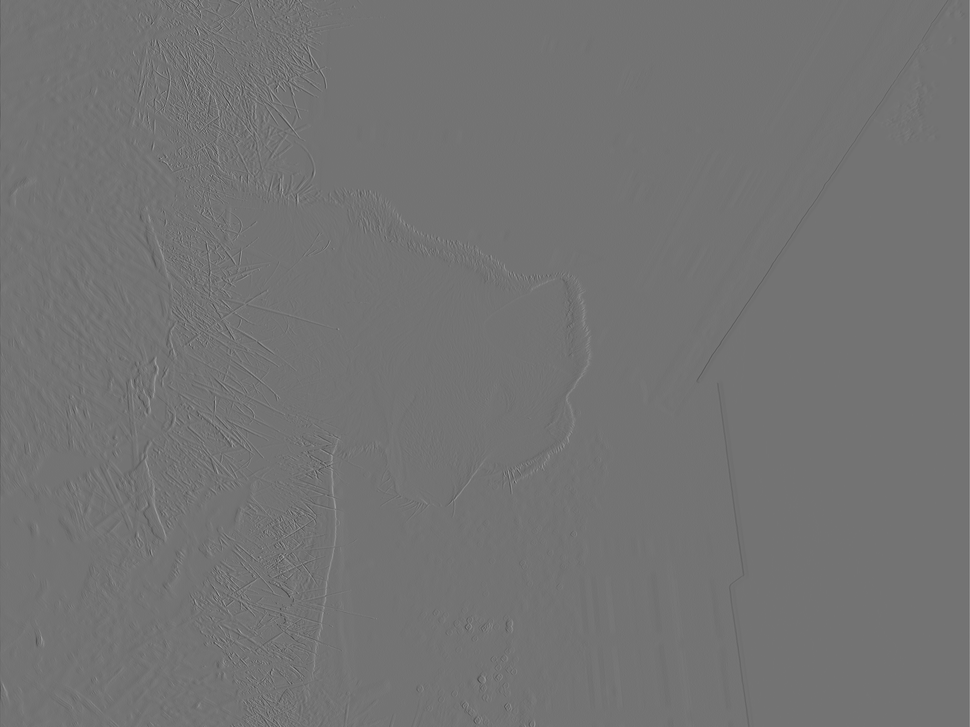
#> input picture exp1/output/custom_kernel.png, 970 x 727 px, shrunk from 4032 x 3024 before the run
$ python exp1_backend.py --input output/custom_kernel.png
#> lines starting #> are read from the running program, lines starting #| are printed output that depends on the picture
import argparse
import math
import os
from typing import Dict, Tuple

import matplotlib.pyplot as plt
import numpy as np
from PIL import Image


# ---------------------- 基础工具：图像加载与格式转换 ---------------------- #
def load_image_rgb(path: str) -> np.ndarray:
    """使用 PIL 读取图片并强制转换为标准 RGB 格式的 Numpy 数组。"""
    img = Image.open(path).convert("RGB")
    return np.array(img, dtype=np.uint8)


def rgb_to_gray(rgb: np.ndarray) -> np.ndarray:
    """
    手动实现经典的心理学灰度公式: Gray = 0.299*R + 0.587*G + 0.114*B。
    这是后续进行 Sobel 滤波和 GLCM 计算的必要预处理步骤。
    """
    r = rgb[..., 0].astype(np.float32)
    g = rgb[..., 1].astype(np.float32)
    b = rgb[..., 2].astype(np.float32)
    gray = 0.299 * r + 0.587 * g + 0.114 * b
    return gray


def zero_pad(img: np.ndarray, pad: int) -> np.ndarray:
    """
    零填充 (Zero Padding)：在图像四周补 0，防止卷积后图像尺寸变小。
    pad: 填充的像素层数。
    """
    h, w = img.shape
    padded = np.zeros((h + 2 * pad, w + 2 * pad), dtype=img.dtype)
    padded[pad : pad + h, pad : pad + w] = img
    return padded


def convolve2d(img: np.ndarray, kernel: np.ndarray) -> np.ndarray:
    """
    核心任务：手动实现 2D 卷积。
    逻辑：外两层循环遍历像素点，内两层循环执行窗口内的乘加运算。
    """
    kh, kw = kernel.shape
    assert kh == kw and kh % 2 == 1, "卷积核需为奇数方阵"
    pad = kh // 2
    # 预填充，确保输出图像与输入图像尺寸一致 (Same Padding)
    padded = zero_pad(img, pad)
    h, w = img.shape
    out = np.zeros_like(img, dtype=np.float32)

    # 开始嵌套循环进行空间卷积运算
    for i in range(h):
        for j in range(w):
            acc = 0.0
            # 在图像的当前局部窗口内滑动卷积核
            for ki in range(kh):
                for kj in range(kw):
                    # 卷积核权值 * 对应位置的图像像素值
                    acc += kernel[ki, kj] * padded[i + ki, j + kj]
            out[i, j] = acc
    return out


# ---------------------- Sobel 与自定义滤波 ---------------------- #
def sobel_filter(gray: np.ndarray) -> Tuple[np.ndarray, np.ndarray, np.ndarray]:
    """
    手动实现 Sobel 边缘检测。
    Gx: 检测垂直边缘；Gy: 检测水平边缘。
    """
    # 定义标准 Sobel 算子模板
    sobel_x = np.array([[1, 0, -1], [2, 0, -2], [1, 0, -1]], dtype=np.float32)
    sobel_y = np.array([[1, 2, 1], [0, 0, 0], [-1, -2, -1]], dtype=np.float32)

    gx = convolve2d(gray, sobel_x)
    gy = convolve2d(gray, sobel_y)

    # 综合梯度幅值：magnitude = sqrt(Gx^2 + Gy^2)
    magnitude = np.sqrt(gx * gx + gy * gy)
    return gx, gy, magnitude


def apply_custom_kernel(gray: np.ndarray) -> np.ndarray:
    """
    应用实验要求给定的特定卷积核：[[1,0,-1],[2,0,-2],[1,0,-1]]。
    """
    kernel = np.array([[1, 0, -1], [2, 0, -2], [1, 0, -1]], dtype=np.float32)
    return convolve2d(gray, kernel)


def normalize_to_uint8(img: np.ndarray) -> np.ndarray:
    """
    由于卷积计算后数值可能超出 0-255，此函数将 float 图片归一化到 uint8。
    防止保存图片时出现大面积发黑或发白。
    """
    min_v, max_v = float(img.min()), float(img.max())
    if math.isclose(max_v, min_v):
        return np.zeros_like(img, dtype=np.uint8)
    norm = (img - min_v) / (max_v - min_v)
    return (norm * 255).clip(0, 255).astype(np.uint8)


# ---------------------- 手写颜色直方图 ---------------------- #
def color_histogram(rgb: np.ndarray) -> np.ndarray:
    """
    手动统计三通道颜色直方图。
    不使用 np.histogram，而是通过双层循环遍历每个像素进行计数。
    """
    hist = np.zeros((3, 256), dtype=np.int64)
    h, w, _ = rgb.shape
    for i in range(h):
        for j in range(w):
            r, g, b = rgb[i, j]
            hist[0, r] += 1
            hist[1, g] += 1
            hist[2, b] += 1
    return hist


# ---------------------- 手写 GLCM 纹理特征 ---------------------- #
def quantize(gray: np.ndarray, levels: int) -> np.ndarray:
    """
    灰度量化：为了减小 GLCM 矩阵的大小（防止 256x256 导致计算太慢），
    将 0-255 的灰度缩放到较小的 levels 级（ 16 级）。
    """
    scaled = gray.astype(np.float32) / 255.0
    q = (scaled * levels).astype(np.int32)
    q[q >= levels] = levels - 1
    return q


def compute_glcm(gray: np.ndarray, levels: int = 16, distance: int = 1, angle: str = "0") -> np.ndarray:
    """
    手动计算灰度共生矩阵 (GLCM)。
    统计特定方向 (angle) 和距离 (distance) 上像素对共生的频次。
    """
    q = quantize(gray, levels)
    h, w = q.shape
    glcm = np.zeros((levels, levels), dtype=np.int64)

    # 定义方向偏移：(行位移, 列位移)
    offsets = {
        "0": (0, distance),      # 水平向右
        "90": (distance, 0),     # 垂直向下
        "45": (distance, distance),   # 右下对角线
        "135": (-distance, distance), # 右上对角线
    }
    dr, dc = offsets.get(angle, (0, distance))

    for i in range(h):
        for j in range(w):
            ni, nj = i + dr, j + dc
            # 判断相邻点是否在图像范围内
            if 0 <= ni < h and 0 <= nj < w:
                a = q[i, j]      # 当前点灰度
                b = q[ni, nj]    # 邻域点灰度
                glcm[a, b] += 1

    # 概率归一化，使得矩阵元素和为 1
    total = glcm.sum()
    if total == 0:
        return glcm.astype(np.float32)
    return glcm.astype(np.float32) / float(total)


def glcm_features(glcm: np.ndarray) -> Dict[str, float]:
    """
    从 GLCM 矩阵中提取二次统计量（纹理特征）。
    包含对比度、能量、同质性、熵和相关性。
    """
    levels = glcm.shape[0]
    contrast = 0.0      # 对比度：反映纹理深浅
    energy = 0.0        # 能量：反映图像均匀程度
    homogeneity = 0.0   # 同质性：反映局部平滑度
    entropy = 0.0       # 熵：反映图像随机性/信息量

    # 为计算相关性预先统计均值和方差
    i_indices = np.arange(levels, dtype=np.float32)
    j_indices = np.arange(levels, dtype=np.float32)
    mean_i = float((glcm.sum(axis=1) * i_indices).sum())
    mean_j = float((glcm.sum(axis=0) * j_indices).sum())
    var_i = float(((i_indices - mean_i) ** 2 * glcm.sum(axis=1)).sum())
    var_j = float(((j_indices - mean_j) ** 2 * glcm.sum(axis=0)).sum())
    var_i = max(var_i, 1e-12) # 防止除零
    var_j = max(var_j, 1e-12)

    correlation_num = 0.0

    # 循环累加各项特征指标
    for i in range(levels):
        for j in range(levels):
            p = float(glcm[i, j])
            if p <= 0: continue
            diff = float(i - j)
            contrast += diff * diff * p
            energy += p * p
            homogeneity += p / (1.0 + abs(diff))
            entropy -= p * math.log(p + 1e-12, 2)
            correlation_num += (i - mean_i) * (j - mean_j) * p

    correlation = correlation_num / math.sqrt(var_i * var_j)

    return {
        "contrast": contrast,
        "energy": energy,
        "homogeneity": homogeneity,
        "entropy": entropy,
        "correlation": correlation,
    }


# ---------------------- 可视化与保存 ---------------------- #
def save_image(array_uint8: np.ndarray, path: str) -> None:
    """保存处理后的图像文件。"""
    Image.fromarray(array_uint8).save(path)


def plot_histogram(hist: np.ndarray, out_path: str) -> None:
    """可视化颜色直方图并保存。"""
    colors = ["r", "g", "b"]
    plt.figure(figsize=(10, 4))
    for c, col in enumerate(colors):
        plt.plot(hist[c], color=col, label=f"{col.upper()} channel")
    plt.title("Color Histogram (Manual 256 bins)")
    plt.xlabel("Intensity")
    plt.ylabel("Count")
    plt.legend()
    plt.tight_layout()
    plt.savefig(out_path, dpi=200)
    plt.close()


def plot_glcm(glcm: np.ndarray, out_path: str, title: str) -> None:
    """将纹理共生矩阵绘制为热力图展示。"""
    plt.figure(figsize=(5, 4))
    plt.imshow(glcm, cmap="hot", interpolation="nearest")
    plt.colorbar()
    plt.title(title)
    plt.xlabel("j")
    plt.ylabel("i")
    plt.tight_layout()
    plt.savefig(out_path, dpi=200)
    plt.close()


# ---------------------- 实验一主流水线 ---------------------- #
def process_single_image(img_path: str, out_dir: str) -> Dict[str, str]:
    """
    处理流程：加载图片 -> Sobel滤波 -> 自定义核滤波 -> 直方图统计 -> 纹理特征保存。
    """
    os.makedirs(out_dir, exist_ok=True)

    # 加载图像并预处理灰度
    rgb = load_image_rgb(img_path)
    gray = rgb_to_gray(rgb)

    # 任务 1：Sobel 滤波
    gx, gy, mag = sobel_filter(gray)
    sobel_img = normalize_to_uint8(mag)
    sobel_path = os.path.join(out_dir, "sobel.png")
    save_image(sobel_img, sobel_path)

    # 任务 2：给定卷积核滤波
    custom_resp = apply_custom_kernel(gray)
    custom_img = normalize_to_uint8(custom_resp)
    custom_path = os.path.join(out_dir, "custom_kernel.png")
    save_image(custom_img, custom_path)

    # 任务 3：可视化颜色直方图
    hist = color_histogram(rgb)
    hist_path = os.path.join(out_dir, "color_histogram.png")
    plot_histogram(hist, hist_path)

    # 任务 4：纹理特征 (GLCM) 提取与保存
    glcm = compute_glcm(gray, levels=16, distance=1, angle="0")
    glcm_path = os.path.join(out_dir, "glcm_heatmap.png")
    plot_glcm(glcm, glcm_path, "GLCM (0°)")

    features = glcm_features(glcm)
    # 保存结果至 npy 格式
    feat_path = os.path.join(out_dir, "texture_features.npy")
    np.save(feat_path, features, allow_pickle=True)

    # 保存 X/Y 梯度图，用于后续实验分析边缘方向
    gx_path = os.path.join(out_dir, "sobel_gx.png")
    gy_path = os.path.join(out_dir, "sobel_gy.png")
    save_image(normalize_to_uint8(gx), gx_path)
    save_image(normalize_to_uint8(gy), gy_path)

    return {
        "sobel": sobel_path,
        "sobel_gx": gx_path,
        "sobel_gy": gy_path,
        "custom_kernel": custom_path,
        "hist": hist_path,
        "glcm": glcm_path,
        "features": feat_path,
    }


def main():
    parser = argparse.ArgumentParser(description="实验一：图像滤波与特征提取")
    parser.add_argument("--input", type=str, required=True, help="自己拍摄的输入图片路径")
    parser.add_argument("--output_dir", type=str, default="./output", help="结果保存目录")
    args = parser.parse_args()

    results = process_single_image(args.input, args.output_dir)
#> after the loop in convolve2d, `for i in range(h):`:
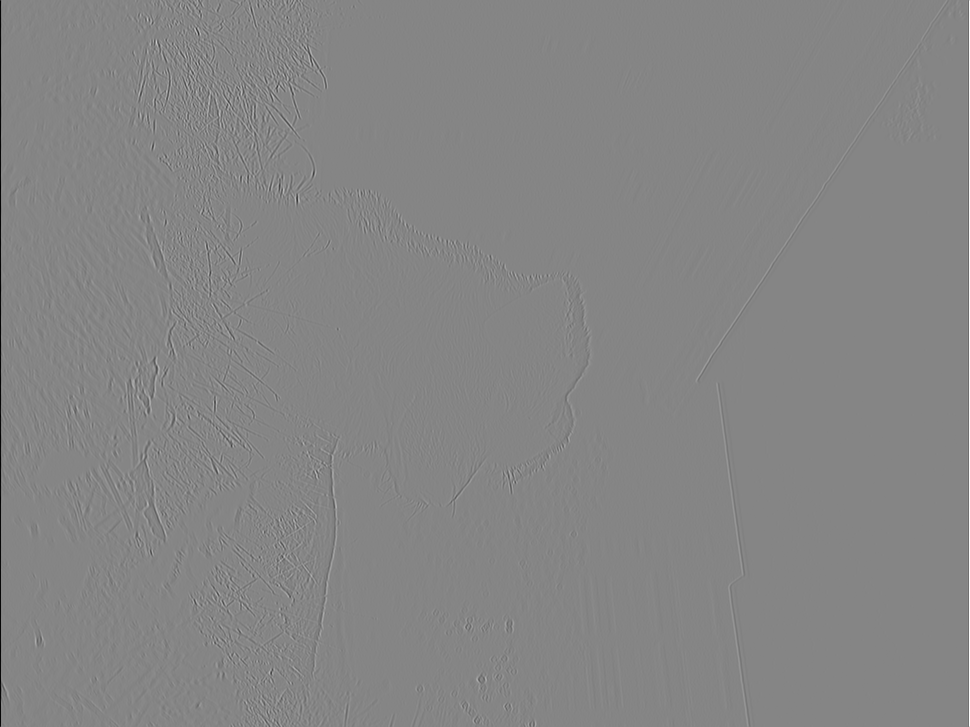
#> out: shape (727, 970) float32; min -491, max 448, mean -0.1; drawn with min black and max white
#> in sobel_filter, `magnitude = np.sqrt(gx * gx + gy * gy)`:
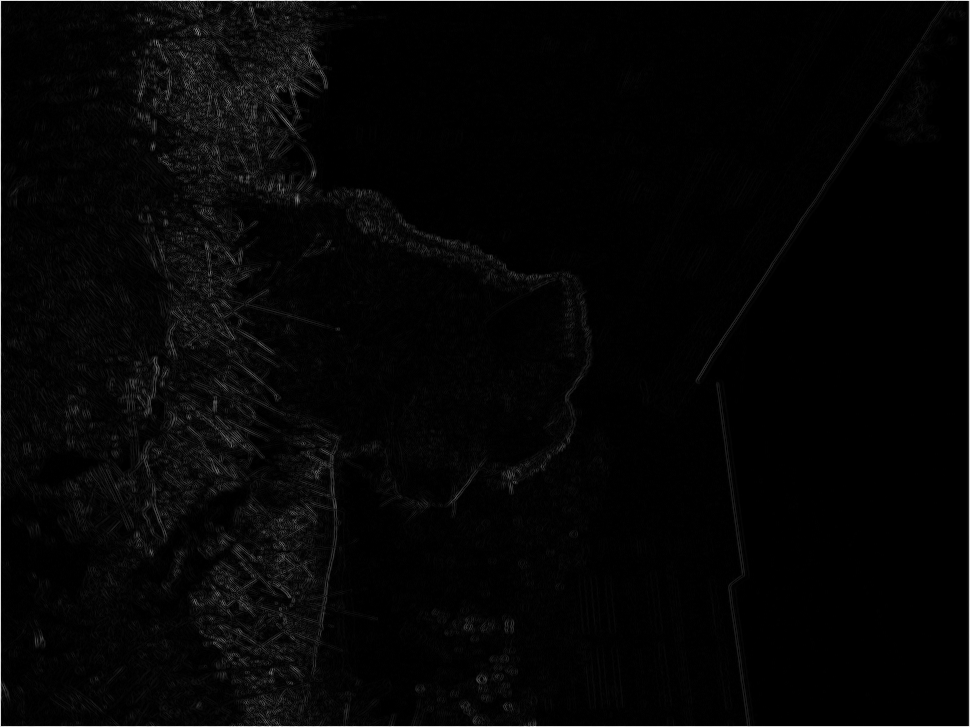
#> magnitude: shape (727, 970) float32; min 0, max 536.1, mean 12.2; drawn with min black and max white
#> in normalize_to_uint8, `min_v, max_v = float(img.min()), float(img.max())`: min_v = 0; max_v = 536.1
#> in plot_histogram, `plt.savefig(out_path, dpi=200)`:
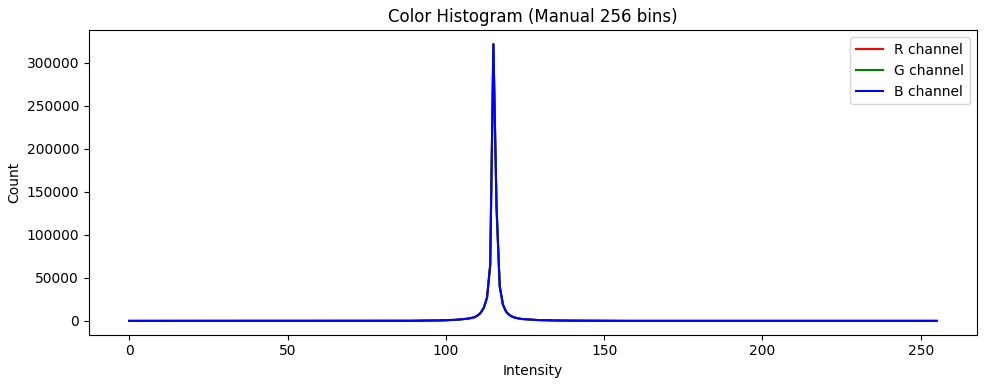
#> figure drawn by matplotlib, 1 panel; curve peaks at x = 115, y = 321592; curve peaks at x = 115, y = 321592; curve peaks at x = 115, y = 321592
#> in quantize, `q = (scaled * levels).astype(np.int32)`:
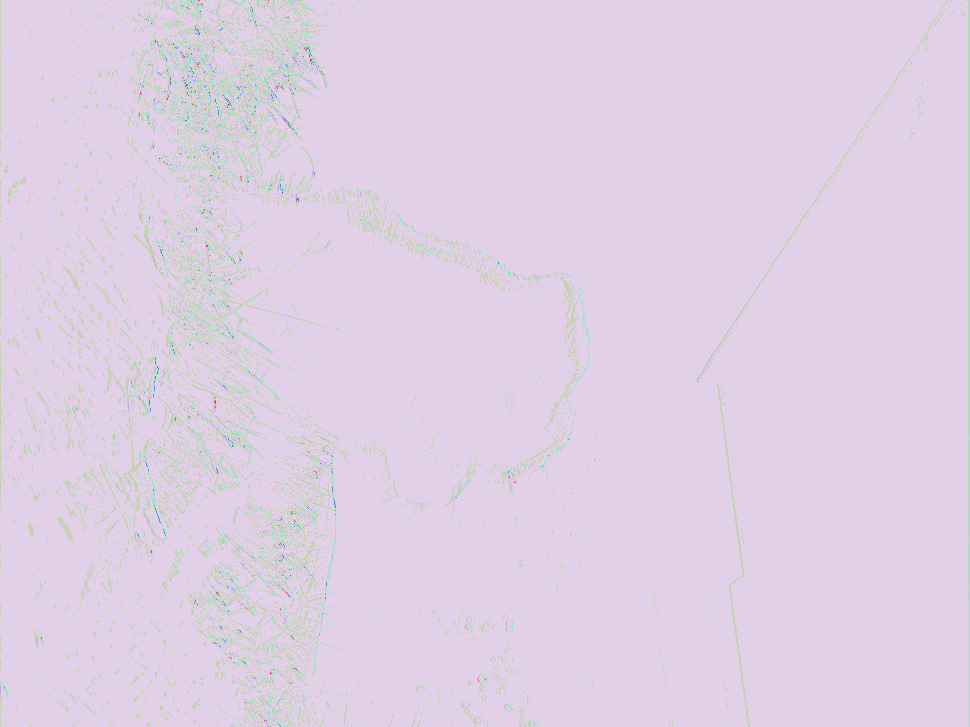
#> q: shape (727, 970) int32; 8 distinct labels, from 3 to 10; one colour per label, 0 black
#> in compute_glcm, `total = glcm.sum()`: total = 704463
#> in plot_glcm, `plt.savefig(out_path, dpi=200)`:
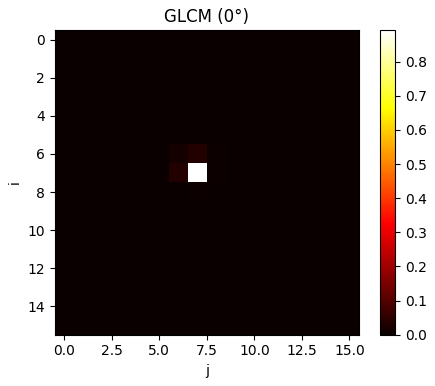
#> figure drawn by matplotlib, 2 panels
#> in glcm_features, `mean_i = float((glcm.sum(axis=1) * i_indices).sum())`: mean_i = 6.95
#> in glcm_features, `var_i = float(((i_indices - mean_i) ** 2 * glcm.sum(axis=1)).sum())`: var_i = 0.0787
#> in glcm_features, `var_j = float(((j_indices - mean_j) ** 2 * glcm.sum(axis=0)).sum())`: var_j = 0.0791
#> after the loop in glcm_features, `for i in range(levels):`: contrast = 0.14; correlation_num = 0.00905; energy = 0.798; entropy = 0.799; homogeneity = 0.953
#> in glcm_features, `correlation = correlation_num / math.sqrt(var_i * var_j)`: correlation = 0.115
#> in process_single_image, `features = glcm_features(glcm)`: features = {'contrast': 0.14, 'energy': 0.798, 'homogeneity': 0.953, 'entropy': 0.799, 'correlation': 0.115}
    print("实验一处理完成，所有中间结果已保存。")


if __name__ == "__main__":
    main()
